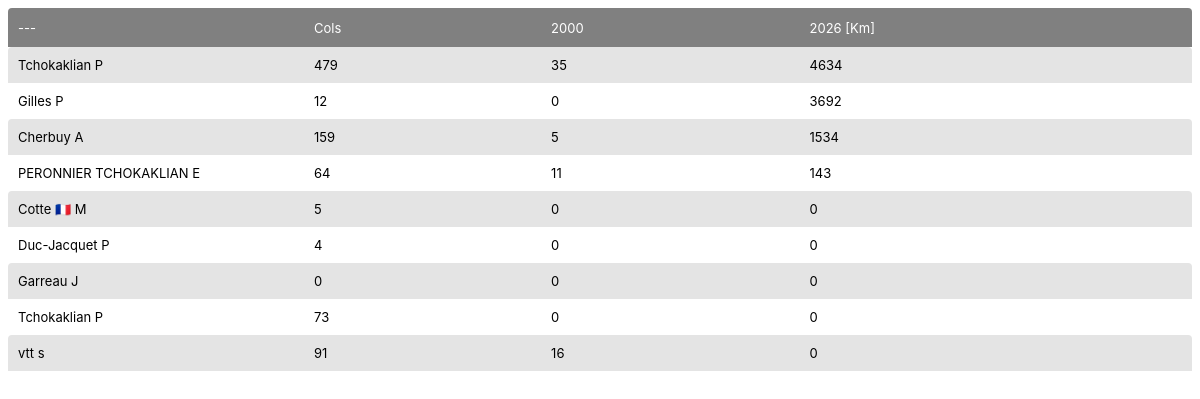
/m_stat_list/, run on an earlier commit of the app's database.
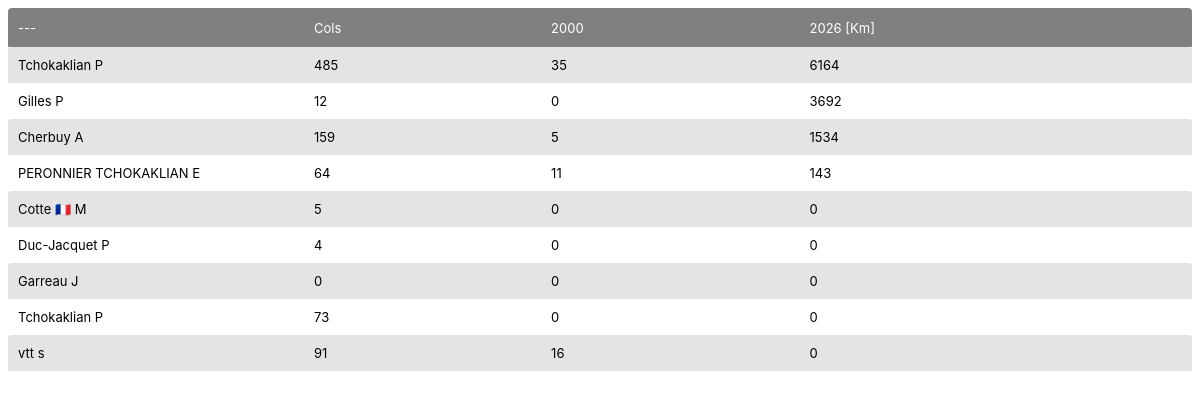
And on a later commit of the database.
### myapp/models.py (models this page shows, shortened)
class User_dashboard(models.Model):
	id = models.IntegerField(auto_created=True,  primary_key=True)
	strava_user_id = models.IntegerField(null=True)
	col_count = models.IntegerField(null=True)
	col2000_count = models.IntegerField(null=True)
	bike_year_km  = models.IntegerField(null=True)
	run_year_km  = models.IntegerField(null=True)
	km4s = models.IntegerField(null=True)
	den4s = models.IntegerField(null=True)
	def get_nom_initiale(self):
		ret = 'Not Found'
		if self.strava_user_id != None:
			all_strava_user=Strava_user.objects.filter(strava_user_id = self.strava_user_id)
			strava_user = all_strava_user[0].strava_user
			authuserlist = User.objects.filter(username=strava_user)
			last = authuserlist[0].last_name
			first = authuserlist[0].first_name
			if first:
				ret = f"{last} {first[0]}"
			else:
				ret = last
		return ret

class Strava_user(models.Model):
	id = models.IntegerField(auto_created=True,  primary_key=True)
	strava_user_id = models.IntegerField(null=True)
	strava_user = models.CharField(max_length=100, default="-")
	first_name = models.CharField(max_length=100, default="-")
	last_name = models.CharField(max_length=100, default="-")
	token_type = models.CharField(max_length=100, default="-")
	access_token = models.CharField(max_length=100, default="-")
	refresh_token = models.CharField(max_length=100, default="-")
	expire_at = models.IntegerField(null=True)
	city = models.CharField(max_length=50, null=True)
	country = models.CharField(max_length=50, null=True)
	sex = models.CharField(max_length=100, null=True)

### myapp/views.py (the view)
# urls.py: path('stat_list/',StatListView.as_view(), name = 'stat_list'),
class StatListView(MobileTemplateMixin, generic.ListView):
    model = User_dashboard
    context_object_name = 'stat_list'               # your own name for the list as a template
    template_name = "stat_list.html"                # Specify your own template name/location
    def get_queryset(self):
        qsOk = User_dashboard.objects.all().order_by('-bike_year_km')
        return qsOk

### myapp/views.py (called while the page is built)
    def is_mobile(self):
        if getattr(self, "force_mobile", False):
            return True
        if self.kwargs.get("force_mobile"):
            return True
        return is_mobile_user_agent(self.request)

    def _mobile_template_name(self, template_name):
        if "/" in template_name:
            head, tail = template_name.rsplit("/", 1)
            return f"{head}/{self.mobile_prefix}{tail}"
        return f"{self.mobile_prefix}{template_name}"

    def get_template_names(self):
        names = super().get_template_names()
        if self.is_mobile():
            mobile_names = [self._mobile_template_name(name) for name in names]
            return mobile_names + names
        return names

    def get_context_data(self, **kwargs):
        context = super().get_context_data(**kwargs)
        if self.is_mobile() and getattr(self, "context_object_name", None):
            mobile_key = f"m_{self.context_object_name}"
            context.setdefault(mobile_key, context.get(self.context_object_name))
        return context

### myapp/templates/m_stat_list.html (shortened to what this page needs)
<!doctype html>
<html lang="en">
<head>
    {% load static %}
    <link rel="stylesheet" href="{% static 'css/grid.css' %}">
</head>
<body>
{% block content %}
  {% if m_stat_list %}
  <font size="2" face="verdana" >
  <table id = "myTable" width="100%" class="sortable n-last" >
    <thead>
      <tr>
        <th style="width:25%">---</th>
        <th>Cols</th>
        <th>2000</th>
        <th>{% now "Y" %} [km]</th>
      </tr>
    </thead>
    <tbody>
    {% for stat in m_stat_list %}
      {% if stat.get_nom_initiale != "Not Found" %}
      <tr>
        <td align="left" style="width:25%">
          {{stat.get_nom_initiale }}
        </td>
        <td align="left">
          {{stat.col_count }}
        </td>
        <td align="left">
          {{stat.col2000_count }}
        </td>
        <td align="left">
          {{stat.bike_year_km }}
         </td>
      </tr>
    {% endif %}
    {% endfor %}
  </tbody>
  </table>
  </font>
  {% else %}
    <p>There is no Stats in the Database.</p>
  {% endif %}
{% endblock %}
</body>
</html>

What changed in the data, as far as the page shows it:
changed User_dashboard (number 1 of 9 on the later page): col_count "479" → "485"; bike_year_km "4634" → "6164"
